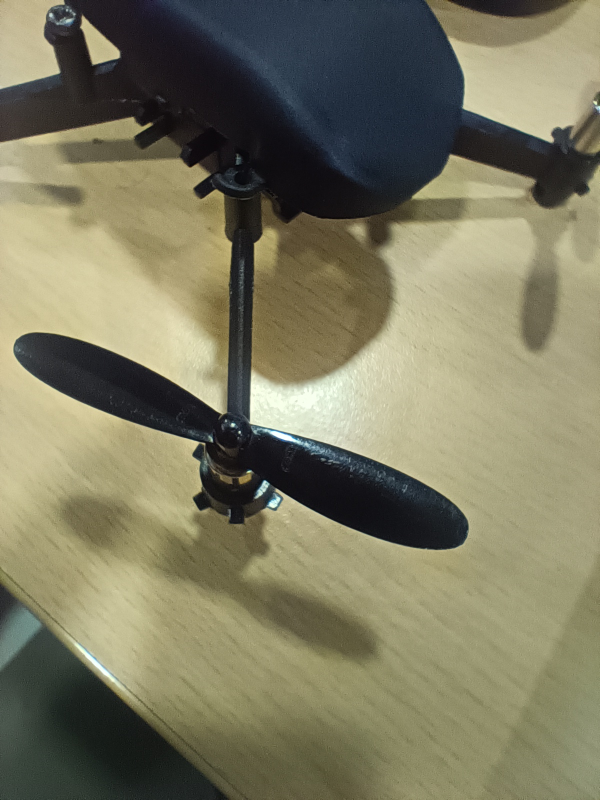
#> input picture dataset/raw/propeller_reference/type_B/type_B/IMG20261101134020.jpg, 1200 x 1600 px, found by its file name (shown at 1/2 size)
$ python create_propeller_sheet.py
#> lines starting #> are read from the running program, lines starting #| are printed output that depends on the picture
from pathlib import Path
import cv2
import numpy as np
import math

DATASET_DIR = Path("dataset/raw/propeller_reference/type_B/type_B")
OUTPUT_FILE = Path("results/B_propeller_inspection_sheet.jpg")

# Change this list after inspecting the original contact sheet.
# These are candidate close-up photographs, not confirmed labels.
CANDIDATES = [
"IMG20261101134020.jpg",
"IMG20261101133956.jpg",
"IMG20261101134024.jpg",
"IMG20261101134059.jpg",
"IMG20261101134013.jpg",
"IMG20261101134032.jpg",
"IMG20261101134044.jpg",
"IMG20261101133954.jpg",
"IMG20261101133959.jpg",
"IMG20261101134010.jpg",

]

THUMB_W = 360
THUMB_H = 240
LABEL_H = 35
COLS = 3

loaded = []

for name in CANDIDATES:
    path = DATASET_DIR / name
    image = cv2.imread(str(path))
#> image is the input picture: shape (1600, 1200, 3); mean B, G, R 96.9, 122.1, 125

    if image is None:
        print(f"Skipping unreadable/missing file: {name}")
        continue

    h, w = image.shape[:2]
#> h = 1600; w = 1200
    scale = min(THUMB_W / w, THUMB_H / h)
#> scale = 0.15

    resized = cv2.resize(
        image,
        (int(w * scale), int(h * scale)),
        interpolation=cv2.INTER_AREA,
    )
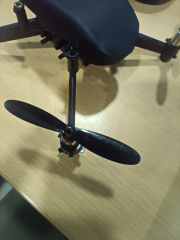
#> resized: shape (240, 180, 3); mean B, G, R 96.9, 122.1, 125

    loaded.append((name, resized))
#> pass 2 of the loop `for name in CANDIDATES:`:
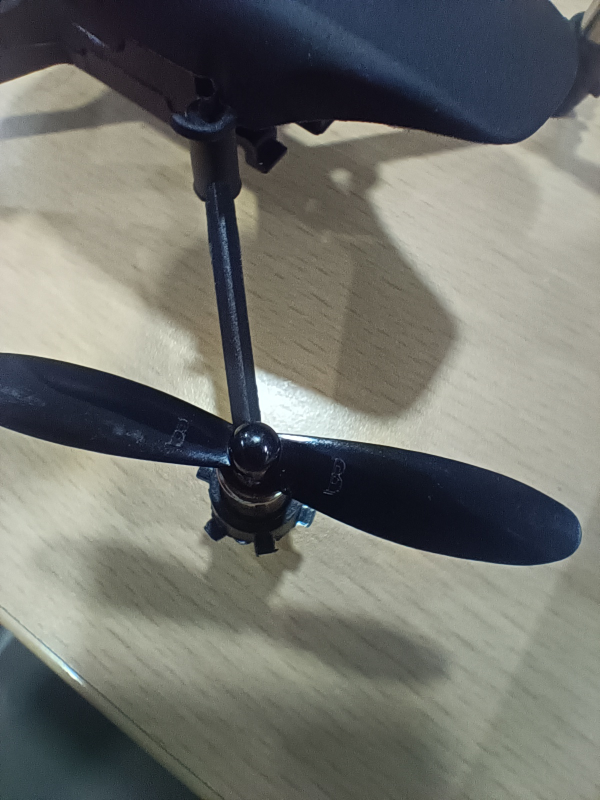
#> input picture dataset/raw/propeller_reference/type_B/type_B/IMG20261101133956.jpg, 1200 x 1600 px, found by its file name (shown at 1/2 size)
#> image is the input picture: shape (1600, 1200, 3); mean B, G, R 109.9, 115.6, 114.1
#> `resized = cv2.resize( image, (int(w * scale), int(h * scale)), interpo..`:
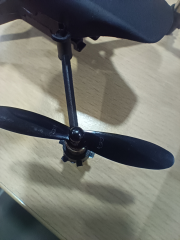
#> resized: shape (240, 180, 3); mean B, G, R 109.9, 115.6, 114.1
#> pass 3 of the loop `for name in CANDIDATES:`:
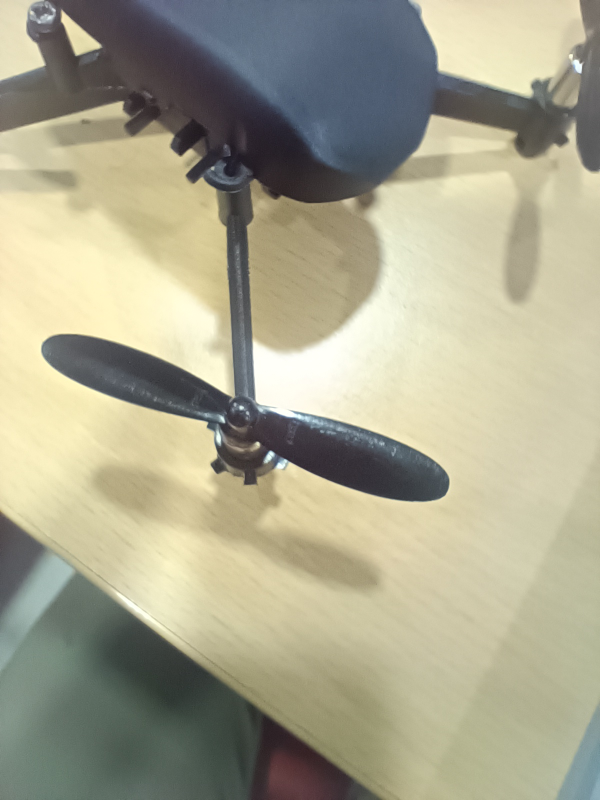
#> input picture dataset/raw/propeller_reference/type_B/type_B/IMG20261101134024.jpg, 1200 x 1600 px, found by its file name (shown at 1/2 size)
#> image is the input picture: shape (1600, 1200, 3); mean B, G, R 142.3, 165.7, 168.6
#> `resized = cv2.resize( image, (int(w * scale), int(h * scale)), interpo..`:
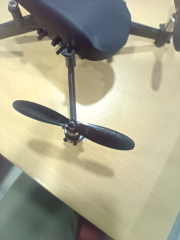
#> resized: shape (240, 180, 3); mean B, G, R 142.3, 165.7, 168.6
#> the loop made 10 passes; the first 3 are shown

if not loaded:
    raise SystemExit(
        f"No candidate images found in {DATASET_DIR.resolve()}"
    )

rows = math.ceil(len(loaded) / COLS)

sheet = np.full(
    (rows * (THUMB_H + LABEL_H), COLS * THUMB_W, 3),
    245,
    dtype=np.uint8,
)
#> sheet: shape (550, 1080, 3); every value is 245

for i, (name, thumb) in enumerate(loaded):
    row, col = divmod(i, COLS)

    x = col * THUMB_W + (THUMB_W - thumb.shape[1]) // 2
    y = row * (THUMB_H + LABEL_H)

    sheet[y:y + thumb.shape[0], x:x + thumb.shape[1]] = thumb

    cv2.putText(
        sheet,
        name,
        (col * THUMB_W + 5, y + THUMB_H + 23),
        cv2.FONT_HERSHEY_SIMPLEX,
        0.48,
        (20, 20, 20),
        1,
        cv2.LINE_AA,
    )
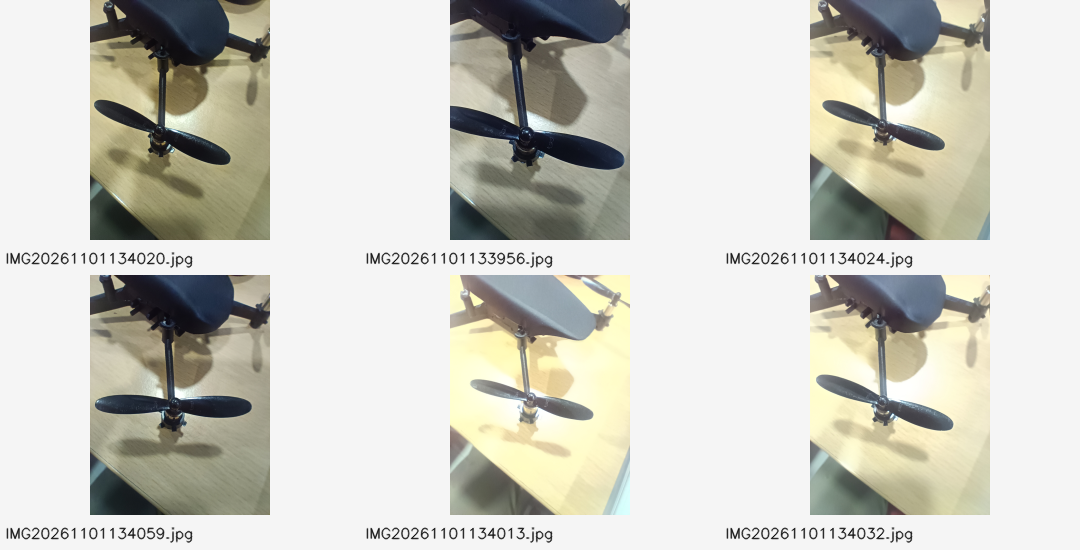
#> sheet: shape (550, 1080, 3); mean of channels 0, 1, 2 195.3, 204, 204.7; drawn as B, G, R

OUTPUT_FILE.parent.mkdir(parents=True, exist_ok=True)
cv2.imwrite(str(OUTPUT_FILE), sheet)

print(f"Selected images: {len(loaded)}")
print(f"Saved: {OUTPUT_FILE.resolve()}")
